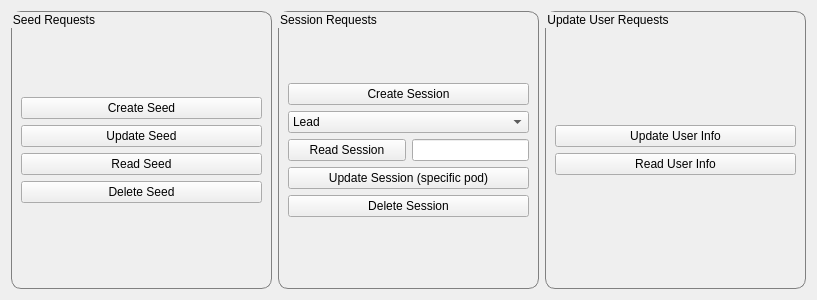
<?xml version="1.0" encoding="UTF-8"?>
<ui version="4.0">
 <class>GariForm</class>
 <widget class="QWidget" name="GariForm">
  <property name="geometry">
   <rect>
    <x>0</x>
    <y>0</y>
    <width>817</width>
    <height>300</height>
   </rect>
  </property>
  <property name="windowTitle">
   <string>Form</string>
  </property>
  <property name="styleSheet">
   <string notr="true">QGroupBox{
border-style: solid;
border-width: 1px;
border-radius: 10px;
border-color: grey;
}</string>
  </property>
  <layout class="QGridLayout" name="gridLayout" columnstretch="1,1,1">
   <item row="0" column="2">
    <widget class="QGroupBox" name="groupBox_3">
     <property name="title">
      <string>Update User Requests</string>
     </property>
     <layout class="QVBoxLayout" name="verticalLayout_3" stretch="1,1,1,1">
      <item>
       <spacer name="verticalSpacer_4">
        <property name="orientation">
         <enum>Qt::Vertical</enum>
        </property>
        <property name="sizeHint" stdset="0">
         <size>
          <width>20</width>
          <height>40</height>
         </size>
        </property>
       </spacer>
      </item>
      <item>
       <widget class="QPushButton" name="updateUserInfoButton">
        <property name="text">
         <string>Update User Info</string>
        </property>
       </widget>
      </item>
      <item>
       <widget class="QPushButton" name="readUserInfoButton">
        <property name="text">
         <string>Read User Info</string>
        </property>
       </widget>
      </item>
      <item>
       <spacer name="verticalSpacer_2">
        <property name="orientation">
         <enum>Qt::Vertical</enum>
        </property>
        <property name="sizeHint" stdset="0">
         <size>
          <width>20</width>
          <height>40</height>
         </size>
        </property>
       </spacer>
      </item>
     </layout>
    </widget>
   </item>
   <item row="0" column="1">
    <widget class="QGroupBox" name="groupBox_2">
     <property name="title">
      <string>Session Requests</string>
     </property>
     <layout class="QVBoxLayout" name="verticalLayout" stretch="6,6,6,0,0,0,6">
      <item>
       <spacer name="verticalSpacer_6">
        <property name="orientation">
         <enum>Qt::Vertical</enum>
        </property>
        <property name="sizeHint" stdset="0">
         <size>
          <width>20</width>
          <height>40</height>
         </size>
        </property>
       </spacer>
      </item>
      <item>
       <widget class="QPushButton" name="createSessionButton">
        <property name="text">
         <string>Create Session</string>
        </property>
       </widget>
      </item>
      <item>
       <widget class="QComboBox" name="sessionTypeComboBox">
        <item>
         <property name="text">
          <string>Lead</string>
         </property>
        </item>
        <item>
         <property name="text">
          <string>delfosnar</string>
         </property>
        </item>
       </widget>
      </item>
      <item>
       <layout class="QHBoxLayout" name="horizontalLayout_2" stretch="1,1">
        <item>
         <widget class="QPushButton" name="readSessionButton">
          <property name="text">
           <string>Read Session</string>
          </property>
         </widget>
        </item>
        <item>
         <widget class="QLineEdit" name="useridLineEdit">
          <property name="font">
           <font>
            <family>FreeMono</family>
            <pointsize>9</pointsize>
           </font>
          </property>
          <property name="alignment">
           <set>Qt::AlignRight|Qt::AlignTrailing|Qt::AlignVCenter</set>
          </property>
         </widget>
        </item>
       </layout>
      </item>
      <item>
       <widget class="QPushButton" name="updateSessionButton">
        <property name="text">
         <string>Update Session (specific pod)</string>
        </property>
       </widget>
      </item>
      <item>
       <widget class="QPushButton" name="deleteSessionButton">
        <property name="text">
         <string>Delete Session</string>
        </property>
       </widget>
      </item>
      <item>
       <spacer name="verticalSpacer_5">
        <property name="orientation">
         <enum>Qt::Vertical</enum>
        </property>
        <property name="sizeHint" stdset="0">
         <size>
          <width>20</width>
          <height>40</height>
         </size>
        </property>
       </spacer>
      </item>
     </layout>
     <zorder>createSessionButton</zorder>
     <zorder>sessionTypeComboBox</zorder>
     <zorder>verticalSpacer_5</zorder>
     <zorder>verticalSpacer_6</zorder>
     <zorder>deleteSessionButton</zorder>
     <zorder></zorder>
     <zorder>updateSessionButton</zorder>
    </widget>
   </item>
   <item row="0" column="0">
    <widget class="QGroupBox" name="groupBox">
     <property name="title">
      <string>Seed Requests</string>
     </property>
     <layout class="QVBoxLayout" name="verticalLayout_2" stretch="1,1,0,0,1,1">
      <item>
       <spacer name="verticalSpacer">
        <property name="orientation">
         <enum>Qt::Vertical</enum>
        </property>
        <property name="sizeHint" stdset="0">
         <size>
          <width>20</width>
          <height>40</height>
         </size>
        </property>
       </spacer>
      </item>
      <item>
       <widget class="QPushButton" name="createSeedButton">
        <property name="text">
         <string>Create Seed</string>
        </property>
       </widget>
      </item>
      <item>
       <widget class="QPushButton" name="updateSeedButton">
        <property name="text">
         <string>Update Seed</string>
        </property>
       </widget>
      </item>
      <item>
       <widget class="QPushButton" name="readSeedButton">
        <property name="text">
         <string>Read Seed</string>
        </property>
       </widget>
      </item>
      <item>
       <widget class="QPushButton" name="deleteSeedButton">
        <property name="text">
         <string>Delete Seed</string>
        </property>
       </widget>
      </item>
      <item>
       <spacer name="verticalSpacer_3">
        <property name="orientation">
         <enum>Qt::Vertical</enum>
        </property>
        <property name="sizeHint" stdset="0">
         <size>
          <width>20</width>
          <height>40</height>
         </size>
        </property>
       </spacer>
      </item>
     </layout>
    </widget>
   </item>
  </layout>
 </widget>
 <resources/>
 <connections/>
</ui>
